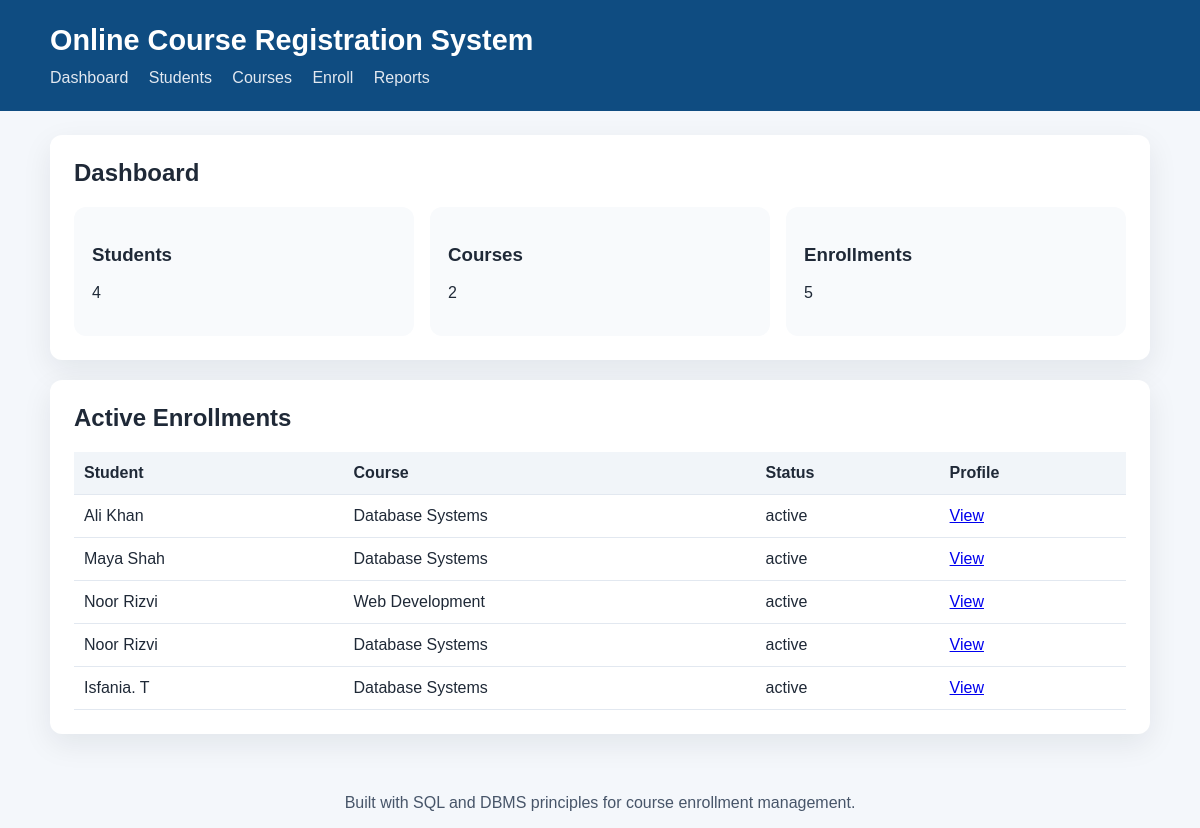
Before: / with the older database file.
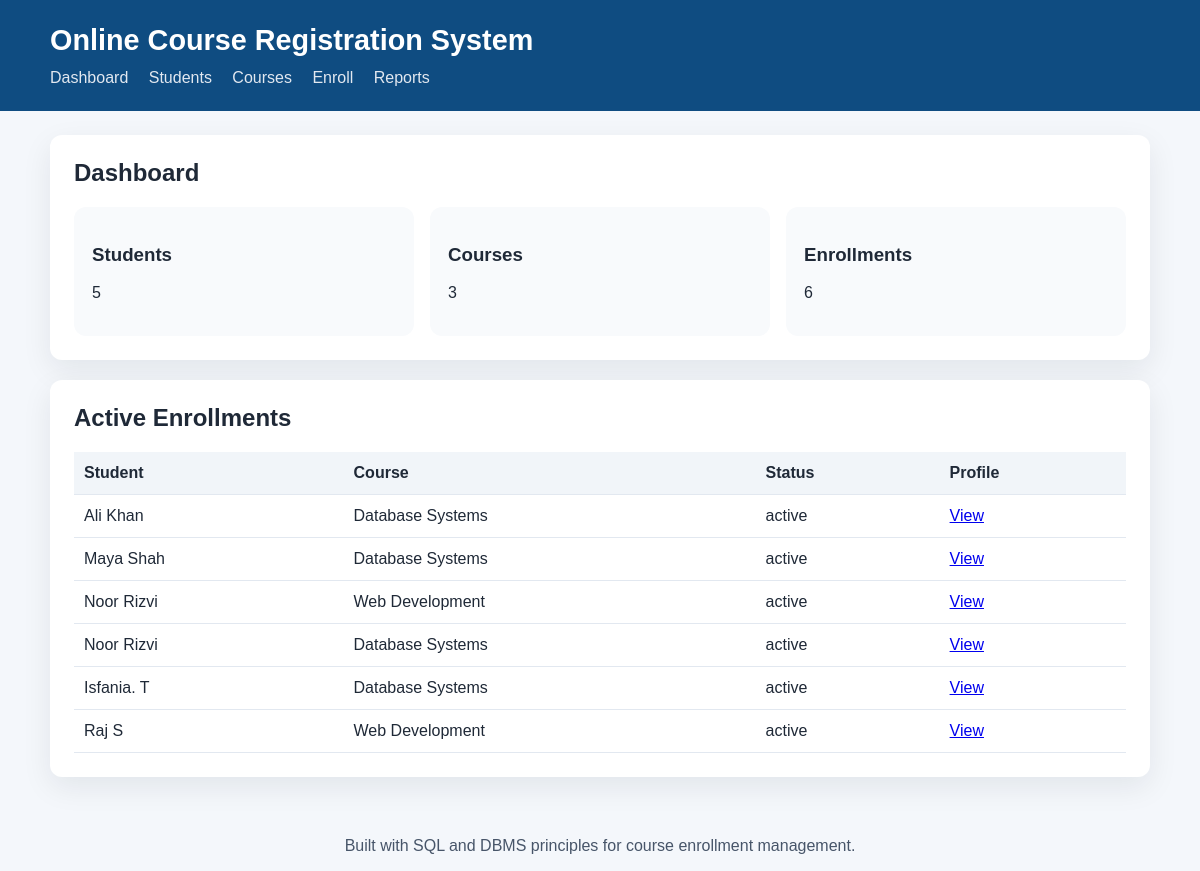
After: the same page with the newer database file.
### tables this page shows
CREATE TABLE enrollments (
    enrollment_id INTEGER PRIMARY KEY AUTOINCREMENT,
    student_id INTEGER NOT NULL,
    course_id INTEGER NOT NULL,
    enrolled_on TEXT NOT NULL DEFAULT (date('now')),
    status TEXT NOT NULL DEFAULT 'active',
    UNIQUE(student_id, course_id),
    FOREIGN KEY (student_id) REFERENCES students(student_id) ON DELETE CASCADE,
    FOREIGN KEY (course_id) REFERENCES courses(course_id) ON DELETE CASCADE
);

CREATE TABLE courses (
    course_id INTEGER PRIMARY KEY AUTOINCREMENT,
    title TEXT NOT NULL,
    description TEXT NOT NULL,
    instructor_id INTEGER NOT NULL,
    start_date TEXT NOT NULL,
    end_date TEXT NOT NULL,
    capacity INTEGER NOT NULL DEFAULT 50,
    FOREIGN KEY (instructor_id) REFERENCES instructors(instructor_id) ON DELETE CASCADE
);

### app.py (the view)
@app.route('/')
def index():
    conn = get_db_connection()
    students = conn.execute('SELECT * FROM students').fetchall()
    courses = conn.execute('SELECT c.*, i.name AS instructor_name FROM courses c JOIN instructors i ON c.instructor_id = i.instructor_id').fetchall()
    enrollments = conn.execute(
        'SELECT e.enrollment_id, s.student_id, s.first_name || " " || s.last_name AS student_name, c.title AS course_title, e.status FROM enrollments e JOIN students s ON e.student_id = s.student_id JOIN courses c ON e.course_id = c.course_id'
    ).fetchall()
    conn.close()
    return render_template('index.html', students=students, courses=courses, enrollments=enrollments)

### app.py (called while the page is built)
def get_db_connection():
    conn = sqlite3.connect(DB_PATH)
    conn.row_factory = sqlite3.Row
    conn.execute('PRAGMA foreign_keys = ON;')
    return conn

### templates/index.html
{% extends 'base.html' %}
{% block content %}
  <section class="panel">
    <h2>Dashboard</h2>
    <div class="summary-grid">
      <div class="card">
        <h3>Students</h3>
        <p>{{ students|length }}</p>
      </div>
      <div class="card">
        <h3>Courses</h3>
        <p>{{ courses|length }}</p>
      </div>
      <div class="card">
        <h3>Enrollments</h3>
        <p>{{ enrollments|length }}</p>
      </div>
    </div>
  </section>
  <section class="panel">
    <h2>Active Enrollments</h2>
    <table>
      <thead>
        <tr>
          <th>Student</th>
          <th>Course</th>
          <th>Status</th>
          <th>Profile</th>
        </tr>
      </thead>
      <tbody>
        {% for enrollment in enrollments %}
          <tr>
            <td>{{ enrollment.student_name }}</td>
            <td>{{ enrollment.course_title }}</td>
            <td>{{ enrollment.status }}</td>
            <td><a href="/student/{{ enrollment.student_id }}">View</a></td>
          </tr>
        {% endfor %}
      </tbody>
    </table>
  </section>
{% endblock %}

Changed rows visible on the page:
added enrollments: student_name "Raj S", course_title "Web Development", status "active"
Other visible differences:
{{ students|length }}: "4" → "5"
{{ courses|length }}: "2" → "3"
{{ enrollments|length }}: "5" → "6"
